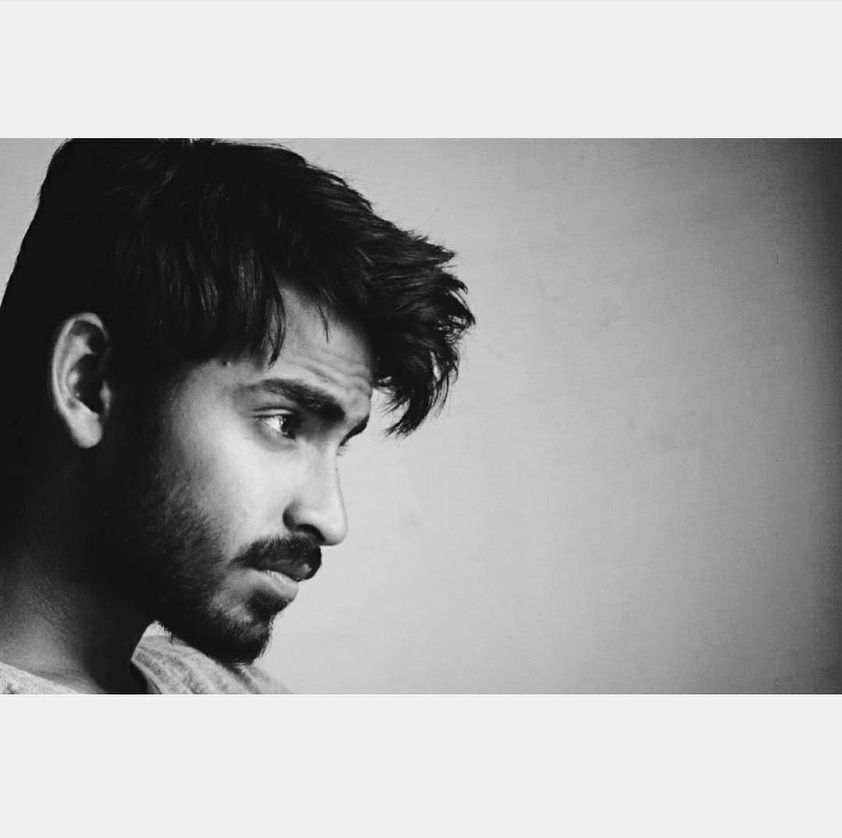
#> input picture Images/m.jpeg, 842 x 838 px, shrunk from 1080 x 1074 before the run, found by its file name
$ python HistogramEquilization.py
#> lines starting #> are read from the running program, lines starting #| are printed output that depends on the picture
import cv2
import numpy as np

img = cv2.imread('m.jpeg',0)
#> img is the input picture: shape (838, 842); min 0, max 255, mean 161.2

#global histogram equilization
equ = cv2.equalizeHist(img)
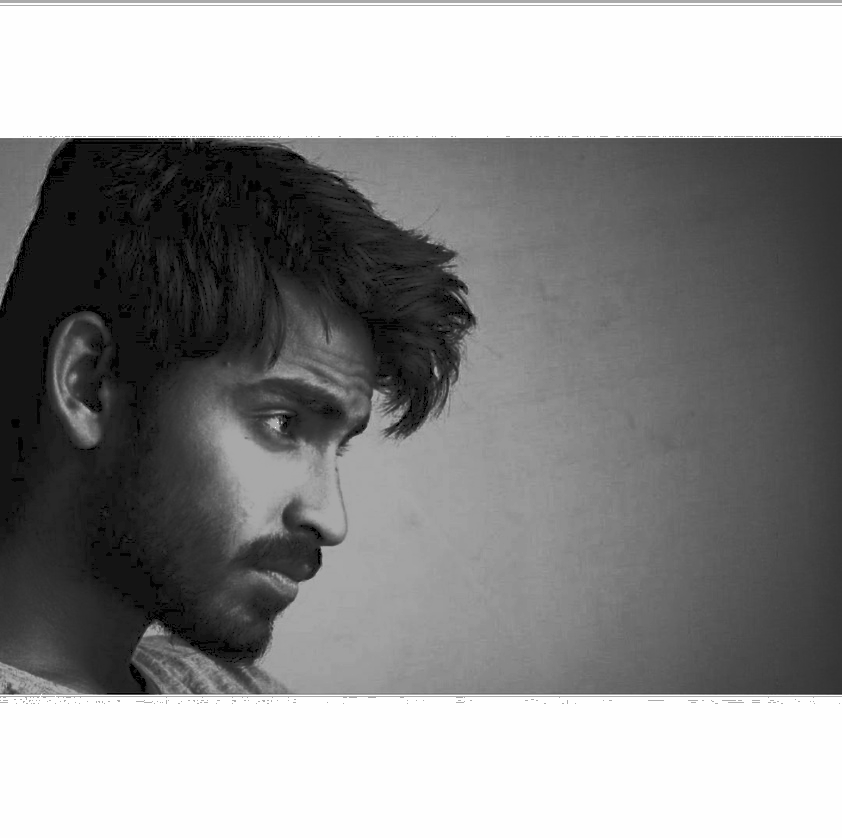
#> equ: shape (838, 842); min 0, max 255, mean 141.8
res = np.hstack((img,equ)) #stacking images side-by-side
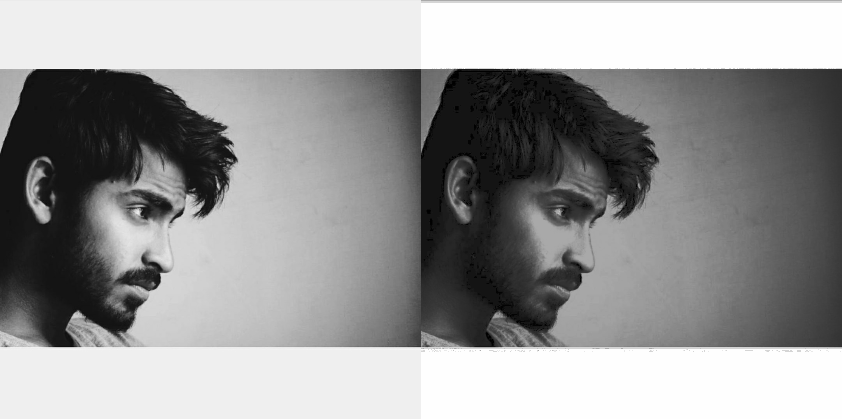
#> res: shape (838, 1684) (shown at 1/2 size); min 0, max 255, mean 151.5
#cv2.imshow('res',res)

#adaptive histogram equilization
# create a CLAHE object (Arguments are optional).
clahe = cv2.createCLAHE(clipLimit=2.0, tileGridSize=(8,8))
cl1 = clahe.apply(img)
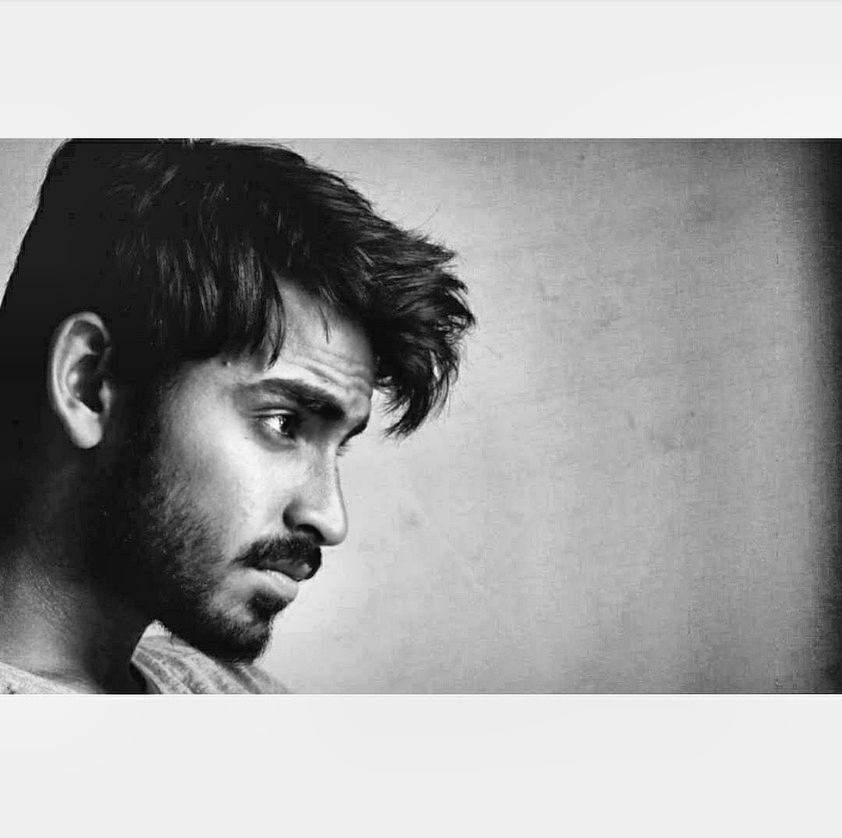
#> cl1: shape (838, 842); min 1, max 255, mean 163.8

cv2.imshow('clahe_2',cl1)

cv2.waitKey(0)
cv2.destroyAllWindows()
